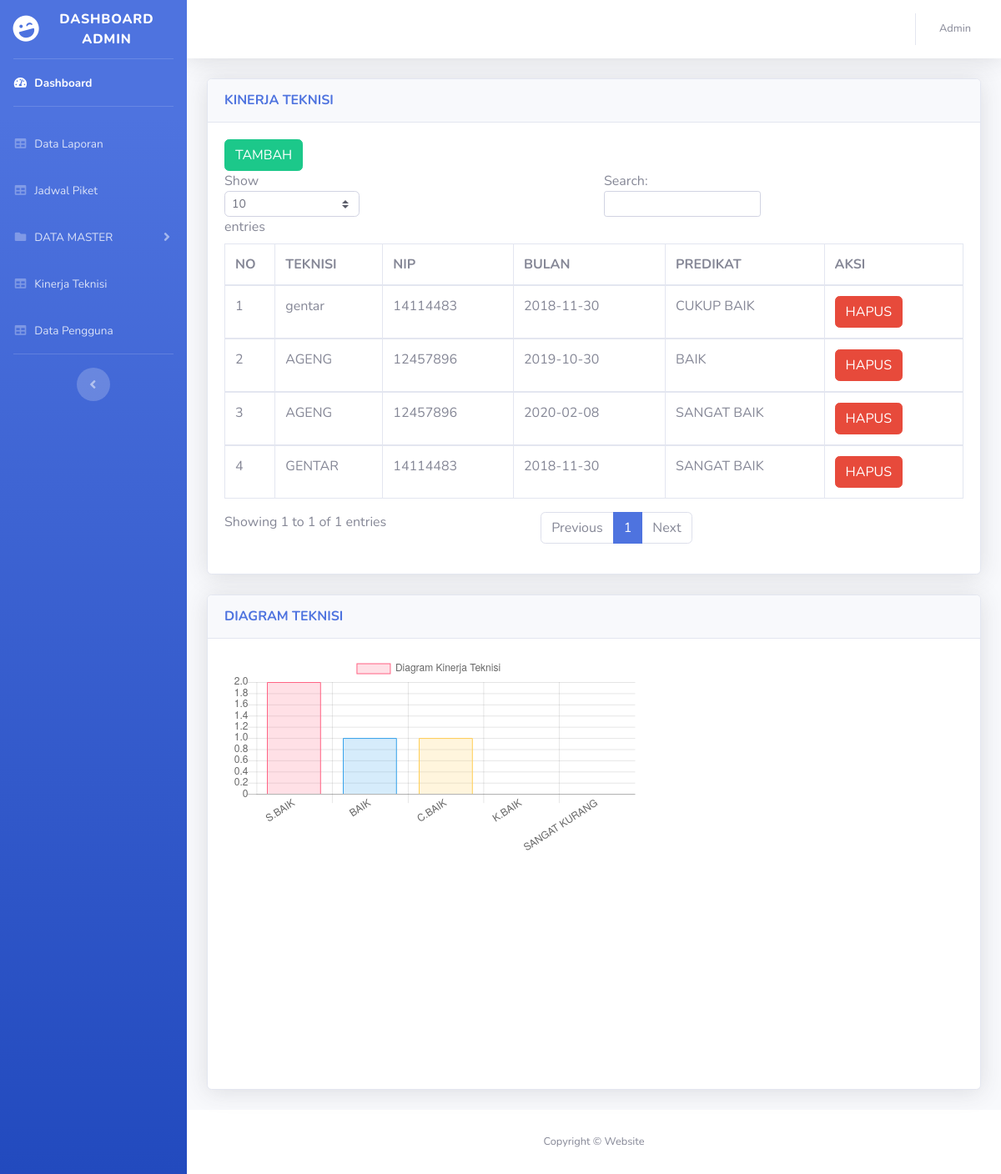
/kinerja_teknisi.php (signed in), run on the app's committed database.
### tables this page shows
CREATE TABLE `kinerja_teknisi` (
  `id` int(8) NOT NULL,
  `teknisi` varchar(255) NOT NULL,
  `nip` int(8) NOT NULL,
  `bulan` date NOT NULL,
  `predikat` varchar(255) NOT NULL,
  `waktu_mulai` varchar(255) NOT NULL,
  `waktu_selesai` varchar(255) NOT NULL
);

### kinerja_teknisi.php (the view, shortened to what this page needs)
<!DOCTYPE html>
<html lang="en">
<?php
include ('include/header.php');
?>
<?php
 if (empty($_SESSION['nip'])) {
 header("location:index.php");
 }
 else {
 ?>
<body id="page-top">
  <div id="wrapper">
    <?php
    include('include/sidebar.php');
    ?>
    <div id="content-wrapper" class="d-flex flex-column">
      <div id="content">
        <?php
        include ('include/topbar.php');
        ?>
        <div class="container-fluid">
          <div class="card shadow mb-4">
            <div class="card-header py-3">
              <h6 class="m-0 font-weight-bold text-primary">KINERJA TEKNISI</h6>
            </div>
            <div class="card-body">
              <a class="btn btn-success" href="tambah_kinerja_teknisi.php">TAMBAH</a>
              <div>
                <table class="table table-bordered" id="dataTable" width="100%" cellspacing="0">
                  <thead>
                    <tr>
                      <th>NO</th>
                      <th>TEKNISI</th>
                      <th>NIP</th>
                      <th>BULAN</th>
                      <th>PREDIKAT</th>
                      <th>AKSI</th>
                    </tr>
                    <?php
                    include 'loginuser/koneksi.php';
                    $no = 1;
                    $data = mysqli_query($connect,"select * from kinerja_teknisi");
                    while($d = mysqli_fetch_array($data)){
                      if ($d['predikat']<="45") {
                        $a = "SANGAT BAIK";
                      }else if ($d['predikat']>"46" && $d['predikat']<="60") {
                        $a = "BAIK";
                      }else if ($d['predikat']>"60" && $d['predikat']<="90") {
                        $a = "CUKUP BAIK";
                      }else if ($d['predikat']>"91" && $d['predikat']<="120") {
                        $a = "KURANG BAIK";
                      }else if ($d['predikat']>"120") {
                        $a = "SANGAT KURANG BAIK";
                      }
                    ?>
                  </thead>
                  <tbody>
                    <tr>
                      <td><?php echo $no++;?></td>
                      <td><?php echo $d['teknisi']; ?></td>
                      <td><?php echo $d['nip']; ?></td>
                      <td><?php echo $d['bulan']; ?></td>
                      <td><?php echo $a; ?></td>
                      <td><a class="btn btn-danger" href="delete_kinerja_teknisi.php?id=<?php echo $d['id']; ?>">HAPUS</a></td>
                    </tr>
                    <?php
                     }
                    ?>
                  </tbody>
                </table>
              </div>
            </div>
          </div>
          <div class="card shadow mb-4">
            <div class="card-header py-3">
              <h6 class="m-0 font-weight-bold text-primary">DIAGRAM TEKNISI</h6>
            </div>
            <div class="card-body">
              <div>
                <div style="width: 500px;height: 500px">
                  <canvas id="myChart"></canvas>
                </div>
                <script>
                  var ctx = document.getElementById("myChart").getContext('2d');
                  var myChart = new Chart(ctx, {
                    type: 'bar',
                    data: {
                      labels: ["S.BAIK", "BAIK", "C.BAIK", "K.BAIK", "SANGAT KURANG"],
                      datasets: [{
                        label: 'Diagram Kinerja Teknisi',
                        data: [<?php $predikat = mysqli_query($connect,"select predikat from kinerja_teknisi WHERE predikat < 45");
                        echo mysqli_num_rows($predikat);?>,
                        <?php $predikat = mysqli_query($connect,"select predikat from kinerja_teknisi WHERE predikat BETWEEN 46 AND 60");
                        echo mysqli_num_rows($predikat);?>,
                        <?php $predikat = mysqli_query($connect,"select predikat from kinerja_teknisi WHERE predikat BETWEEN 61 AND 90");
                        echo mysqli_num_rows($predikat);?>,
                        <?php $predikat = mysqli_query($connect,"select predikat from kinerja_teknisi WHERE predikat BETWEEN 91 AND 120");
                        echo mysqli_num_rows($predikat);?>,
                        <?php $predikat = mysqli_query($connect,"select predikat from kinerja_teknisi WHERE predikat > 121");
                        echo mysqli_num_rows($predikat);?>,],
                        backgroundColor: [
                        'rgba(255, 99, 132, 0.2)',
                        'rgba(54, 162, 235, 0.2)',
                        'rgba(255, 206, 86, 0.2)',
                        'rgba(75, 192, 192, 0.2)',
                        'rgba(153, 102, 255, 0.2)',
                        'rgba(255, 159, 64, 0.2)'
                        ],
                        borderColor: [
                        'rgba(255,99,132,1)',
                        'rgba(54, 162, 235, 1)',
                        'rgba(255, 206, 86, 1)',
                        'rgba(75, 192, 192, 1)',
                        'rgba(153, 102, 255, 1)',
                        'rgba(255, 159, 64, 1)'
                        ],
                        borderWidth: 1
                      }]
                    },
                    options: {
                      scales: {
                        yAxes: [{
                          ticks: {
                            beginAtZero:true
                          }
                        }]
                      }
                    }
                  });
                </script>
              </div>
            </div>
          </div>
        </div>
      </div>
      <?php
      include('include/footer.php');
      ?>
    </div>
  </div>
</body>
</html>
<?php } ?>

### data on the page
kinerja_teknisi: teknisi "gentar", nip "14114483", bulan "2018-11-30", predikat "CUKUP BAIK"
kinerja_teknisi: teknisi "AGENG", nip "12457896", bulan "2019-10-30", predikat "BAIK"
kinerja_teknisi: teknisi "AGENG", nip "12457896", bulan "2020-02-08", predikat "SANGAT BAIK"
kinerja_teknisi: teknisi "GENTAR", nip "14114483", bulan "2018-11-30", predikat "SANGAT BAIK"

### other printed values
chart data {{ mysqli_num_rows($predikat) }} 2
chart data {{ mysqli_num_rows($predikat) }} 1
chart data {{ mysqli_num_rows($predikat) }} 0
